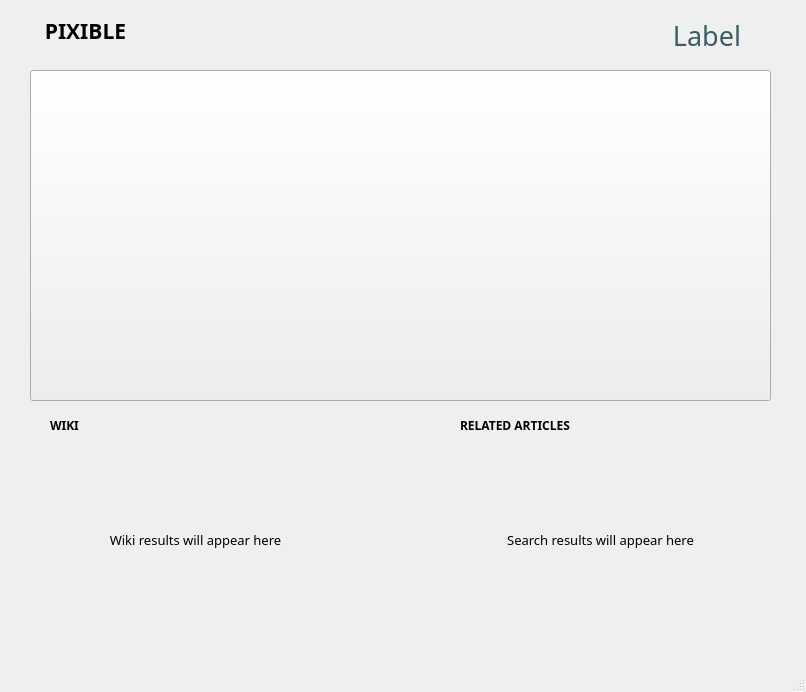
<?xml version="1.0" encoding="UTF-8"?>
<ui version="4.0">
 <class>MainWindow</class>
 <widget class="QMainWindow" name="MainWindow">
  <property name="geometry">
   <rect>
    <x>0</x>
    <y>0</y>
    <width>806</width>
    <height>692</height>
   </rect>
  </property>
  <property name="font">
   <font>
    <family>Montserrat Light</family>
   </font>
  </property>
  <property name="mouseTracking">
   <bool>false</bool>
  </property>
  <property name="windowTitle">
   <string>MainWindow</string>
  </property>
  <property name="styleSheet">
   <string notr="true"/>
  </property>
  <widget class="QWidget" name="centralwidget">
   <widget class="QLabel" name="label">
    <property name="geometry">
     <rect>
      <x>30</x>
      <y>10</y>
      <width>111</width>
      <height>41</height>
     </rect>
    </property>
    <property name="font">
     <font>
      <family>Montserrat Black</family>
      <pointsize>16</pointsize>
      <weight>75</weight>
      <bold>true</bold>
     </font>
    </property>
    <property name="styleSheet">
     <string notr="true">QLabel{
border-radius:20px;
background : #ffffff ;
color : #395E66;
}
font: 16pt &quot;Montserrat&quot;;

</string>
    </property>
    <property name="text">
     <string>PIXIBLE</string>
    </property>
    <property name="alignment">
     <set>Qt::AlignCenter</set>
    </property>
    <property name="openExternalLinks">
     <bool>true</bool>
    </property>
   </widget>
   <widget class="QPushButton" name="upload">
    <property name="geometry">
     <rect>
      <x>30</x>
      <y>70</y>
      <width>741</width>
      <height>331</height>
     </rect>
    </property>
    <property name="font">
     <font>
      <pointsize>56</pointsize>
     </font>
    </property>
    <property name="layoutDirection">
     <enum>Qt::LeftToRight</enum>
    </property>
    <property name="autoFillBackground">
     <bool>false</bool>
    </property>
    <property name="styleSheet">
     <string notr="true">QPushButton{
border-image:url(C:/Users/sony/Desktop/soundmap/pixibel2.png)
}</string>
    </property>
    <property name="iconSize">
     <size>
      <width>750</width>
      <height>750</height>
     </size>
    </property>
    <property name="autoDefault">
     <bool>false</bool>
    </property>
    <property name="default">
     <bool>false</bool>
    </property>
    <property name="flat">
     <bool>false</bool>
    </property>
   </widget>
   <widget class="QLabel" name="wiki_holder">
    <property name="geometry">
     <rect>
      <x>30</x>
      <y>440</y>
      <width>331</width>
      <height>201</height>
     </rect>
    </property>
    <property name="font">
     <font>
      <family>Montserrat Light</family>
      <pointsize>10</pointsize>
     </font>
    </property>
    <property name="mouseTracking">
     <bool>true</bool>
    </property>
    <property name="focusPolicy">
     <enum>Qt::ClickFocus</enum>
    </property>
    <property name="autoFillBackground">
     <bool>false</bool>
    </property>
    <property name="styleSheet">
     <string notr="true">QLabel{border-radius:5px;
background : #ffffff ;}
font: 10pt &quot;Montserrat&quot;;</string>
    </property>
    <property name="inputMethodHints">
     <set>Qt::ImhMultiLine</set>
    </property>
    <property name="text">
     <string>Wiki results will appear here</string>
    </property>
    <property name="alignment">
     <set>Qt::AlignCenter</set>
    </property>
    <property name="wordWrap">
     <bool>true</bool>
    </property>
    <property name="margin">
     <number>30</number>
    </property>
    <property name="openExternalLinks">
     <bool>true</bool>
    </property>
    <property name="textInteractionFlags">
     <set>Qt::TextBrowserInteraction</set>
    </property>
   </widget>
   <widget class="QLabel" name="prediction">
    <property name="geometry">
     <rect>
      <x>490</x>
      <y>10</y>
      <width>251</width>
      <height>51</height>
     </rect>
    </property>
    <property name="font">
     <font>
      <family>Montserrat bold</family>
      <pointsize>20</pointsize>
      <weight>50</weight>
      <italic>false</italic>
      <bold>false</bold>
     </font>
    </property>
    <property name="styleSheet">
     <string notr="true">QLabel{
color : #395E66;
font: 20pt &quot;Montserrat bold&quot;;
}


</string>
    </property>
    <property name="inputMethodHints">
     <set>Qt::ImhPreferUppercase</set>
    </property>
    <property name="text">
     <string>Label</string>
    </property>
    <property name="alignment">
     <set>Qt::AlignRight|Qt::AlignTrailing|Qt::AlignVCenter</set>
    </property>
    <property name="margin">
     <number>10</number>
    </property>
   </widget>
   <widget class="QLabel" name="search_holder">
    <property name="enabled">
     <bool>true</bool>
    </property>
    <property name="geometry">
     <rect>
      <x>430</x>
      <y>440</y>
      <width>341</width>
      <height>201</height>
     </rect>
    </property>
    <property name="font">
     <font>
      <family>Montserrat Light</family>
      <pointsize>10</pointsize>
     </font>
    </property>
    <property name="mouseTracking">
     <bool>true</bool>
    </property>
    <property name="focusPolicy">
     <enum>Qt::ClickFocus</enum>
    </property>
    <property name="layoutDirection">
     <enum>Qt::RightToLeft</enum>
    </property>
    <property name="autoFillBackground">
     <bool>false</bool>
    </property>
    <property name="styleSheet">
     <string notr="true">QLabel{ border-radius:5px;
background : #ffffff;}
font: 10pt &quot;Montserrat&quot;;</string>
    </property>
    <property name="inputMethodHints">
     <set>Qt::ImhMultiLine</set>
    </property>
    <property name="text">
     <string>Search results will appear here</string>
    </property>
    <property name="scaledContents">
     <bool>true</bool>
    </property>
    <property name="alignment">
     <set>Qt::AlignCenter</set>
    </property>
    <property name="wordWrap">
     <bool>true</bool>
    </property>
    <property name="margin">
     <number>30</number>
    </property>
    <property name="openExternalLinks">
     <bool>true</bool>
    </property>
    <property name="textInteractionFlags">
     <set>Qt::TextBrowserInteraction</set>
    </property>
   </widget>
   <widget class="QLabel" name="label_3">
    <property name="geometry">
     <rect>
      <x>50</x>
      <y>410</y>
      <width>47</width>
      <height>31</height>
     </rect>
    </property>
    <property name="font">
     <font>
      <family>Montserrat SemiBold</family>
      <weight>75</weight>
      <bold>true</bold>
     </font>
    </property>
    <property name="text">
     <string>WIKI</string>
    </property>
   </widget>
   <widget class="QLabel" name="label_4">
    <property name="geometry">
     <rect>
      <x>460</x>
      <y>410</y>
      <width>121</width>
      <height>31</height>
     </rect>
    </property>
    <property name="font">
     <font>
      <family>Montserrat SemiBold</family>
      <weight>75</weight>
      <bold>true</bold>
     </font>
    </property>
    <property name="text">
     <string>RELATED ARTICLES</string>
    </property>
   </widget>
  </widget>
  <widget class="QMenuBar" name="menubar">
   <property name="geometry">
    <rect>
     <x>0</x>
     <y>0</y>
     <width>806</width>
     <height>21</height>
    </rect>
   </property>
  </widget>
  <widget class="QStatusBar" name="statusbar"/>
 </widget>
 <resources/>
 <connections/>
</ui>
